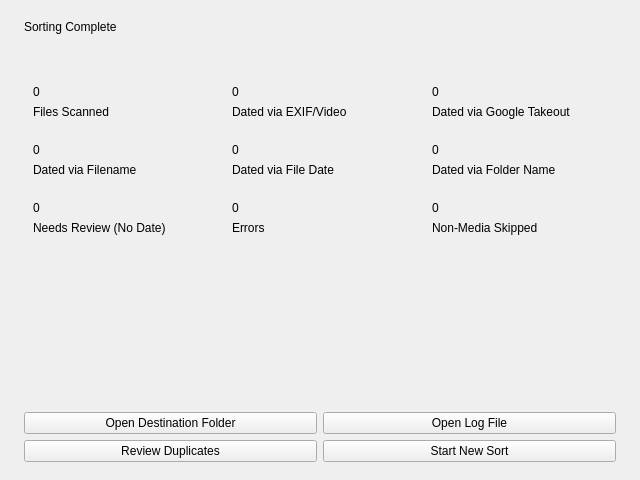
<?xml version="1.0" encoding="UTF-8"?>
<ui version="4.0">
 <class>Form</class>
 <widget class="QWidget" name="Form">
  <property name="geometry">
   <rect>
    <x>0</x>
    <y>0</y>
    <width>640</width>
    <height>480</height>
   </rect>
  </property>
  <property name="windowTitle">
   <string>Form</string>
  </property>
  <layout class="QVBoxLayout" name="verticalLayout">
   <property name="leftMargin">
    <number>24</number>
   </property>
   <property name="topMargin">
    <number>20</number>
   </property>
   <property name="rightMargin">
    <number>24</number>
   </property>
   <property name="bottomMargin">
    <number>18</number>
   </property>
   <item>
    <widget class="QLabel" name="titleLabel">
     <property name="text">
      <string>Sorting Complete</string>
     </property>
    </widget>
   </item>
   <item>
    <widget class="QLabel" name="verifyLabel">
     <property name="text">
      <string/>
     </property>
    </widget>
   </item>
   <item>
    <layout class="QGridLayout" name="cardsLayout">
     <property name="topMargin">
      <number>16</number>
     </property>
     <item row="0" column="0">
      <widget class="QFrame" name="scannedCard">
       <layout class="QVBoxLayout" name="scannedCardLayout">
        <item>
         <widget class="QLabel" name="scannedNumberLabel">
          <property name="text">
           <string>0</string>
          </property>
         </widget>
        </item>
        <item>
         <widget class="QLabel" name="scannedCaptionLabel">
          <property name="text">
           <string>Files Scanned</string>
          </property>
          <property name="wordWrap">
           <bool>true</bool>
          </property>
         </widget>
        </item>
       </layout>
      </widget>
     </item>
     <item row="0" column="1">
      <widget class="QFrame" name="exifCard">
       <layout class="QVBoxLayout" name="exifCardLayout">
        <item>
         <widget class="QLabel" name="exifNumberLabel">
          <property name="text">
           <string>0</string>
          </property>
         </widget>
        </item>
        <item>
         <widget class="QLabel" name="exifCaptionLabel">
          <property name="text">
           <string>Dated via EXIF/Video</string>
          </property>
          <property name="wordWrap">
           <bool>true</bool>
          </property>
         </widget>
        </item>
       </layout>
      </widget>
     </item>
     <item row="0" column="2">
      <widget class="QFrame" name="takeoutCard">
       <layout class="QVBoxLayout" name="takeoutCardLayout">
        <item>
         <widget class="QLabel" name="takeoutNumberLabel">
          <property name="text">
           <string>0</string>
          </property>
         </widget>
        </item>
        <item>
         <widget class="QLabel" name="takeoutCaptionLabel">
          <property name="text">
           <string>Dated via Google Takeout</string>
          </property>
          <property name="wordWrap">
           <bool>true</bool>
          </property>
         </widget>
        </item>
       </layout>
      </widget>
     </item>
     <item row="1" column="0">
      <widget class="QFrame" name="filenameCard">
       <layout class="QVBoxLayout" name="filenameCardLayout">
        <item>
         <widget class="QLabel" name="filenameNumberLabel">
          <property name="text">
           <string>0</string>
          </property>
         </widget>
        </item>
        <item>
         <widget class="QLabel" name="filenameCaptionLabel">
          <property name="text">
           <string>Dated via Filename</string>
          </property>
          <property name="wordWrap">
           <bool>true</bool>
          </property>
         </widget>
        </item>
       </layout>
      </widget>
     </item>
     <item row="1" column="1">
      <widget class="QFrame" name="mtimeCard">
       <layout class="QVBoxLayout" name="mtimeCardLayout">
        <item>
         <widget class="QLabel" name="mtimeNumberLabel">
          <property name="text">
           <string>0</string>
          </property>
         </widget>
        </item>
        <item>
         <widget class="QLabel" name="mtimeCaptionLabel">
          <property name="text">
           <string>Dated via File Date</string>
          </property>
          <property name="wordWrap">
           <bool>true</bool>
          </property>
         </widget>
        </item>
       </layout>
      </widget>
     </item>
     <item row="1" column="2">
      <widget class="QFrame" name="folderCard">
       <layout class="QVBoxLayout" name="folderCardLayout">
        <item>
         <widget class="QLabel" name="folderNumberLabel">
          <property name="text">
           <string>0</string>
          </property>
         </widget>
        </item>
        <item>
         <widget class="QLabel" name="folderCaptionLabel">
          <property name="text">
           <string>Dated via Folder Name</string>
          </property>
          <property name="wordWrap">
           <bool>true</bool>
          </property>
         </widget>
        </item>
       </layout>
      </widget>
     </item>
     <item row="2" column="0">
      <widget class="QFrame" name="nodateCard">
       <layout class="QVBoxLayout" name="nodateCardLayout">
        <item>
         <widget class="QLabel" name="nodateNumberLabel">
          <property name="text">
           <string>0</string>
          </property>
         </widget>
        </item>
        <item>
         <widget class="QLabel" name="nodateCaptionLabel">
          <property name="text">
           <string>Needs Review (No Date)</string>
          </property>
          <property name="wordWrap">
           <bool>true</bool>
          </property>
         </widget>
        </item>
       </layout>
      </widget>
     </item>
     <item row="2" column="1">
      <widget class="QFrame" name="errorsCard">
       <layout class="QVBoxLayout" name="errorsCardLayout">
        <item>
         <widget class="QLabel" name="errorsNumberLabel">
          <property name="text">
           <string>0</string>
          </property>
         </widget>
        </item>
        <item>
         <widget class="QLabel" name="errorsCaptionLabel">
          <property name="text">
           <string>Errors</string>
          </property>
          <property name="wordWrap">
           <bool>true</bool>
          </property>
         </widget>
        </item>
       </layout>
      </widget>
     </item>
     <item row="2" column="2">
      <widget class="QFrame" name="skippedCard">
       <layout class="QVBoxLayout" name="skippedCardLayout">
        <item>
         <widget class="QLabel" name="skippedNumberLabel">
          <property name="text">
           <string>0</string>
          </property>
         </widget>
        </item>
        <item>
         <widget class="QLabel" name="skippedCaptionLabel">
          <property name="text">
           <string>Non-Media Skipped</string>
          </property>
          <property name="wordWrap">
           <bool>true</bool>
          </property>
         </widget>
        </item>
       </layout>
      </widget>
     </item>
    </layout>
   </item>
   <item>
    <widget class="QLabel" name="logPathLabel">
     <property name="text">
      <string/>
     </property>
     <property name="wordWrap">
      <bool>true</bool>
     </property>
    </widget>
   </item>
   <item>
    <spacer name="verticalSpacer">
     <property name="orientation">
      <enum>Qt::Orientation::Vertical</enum>
     </property>
     <property name="sizeHint" stdset="0">
      <size>
       <width>20</width>
       <height>40</height>
      </size>
     </property>
    </spacer>
   </item>
   <item>
    <layout class="QGridLayout" name="navLayout">
     <item row="0" column="0">
      <widget class="QPushButton" name="openDestButton">
       <property name="text">
        <string>Open Destination Folder</string>
       </property>
      </widget>
     </item>
     <item row="0" column="1">
      <widget class="QPushButton" name="openLogButton">
       <property name="text">
        <string>Open Log File</string>
       </property>
      </widget>
     </item>
     <item row="1" column="0">
      <widget class="QPushButton" name="reviewDuplicatesButton">
       <property name="text">
        <string>Review Duplicates</string>
       </property>
      </widget>
     </item>
     <item row="1" column="1">
      <widget class="QPushButton" name="startNewButton">
       <property name="text">
        <string>Start New Sort</string>
       </property>
      </widget>
     </item>
    </layout>
   </item>
  </layout>
 </widget>
 <resources/>
 <connections/>
</ui>
